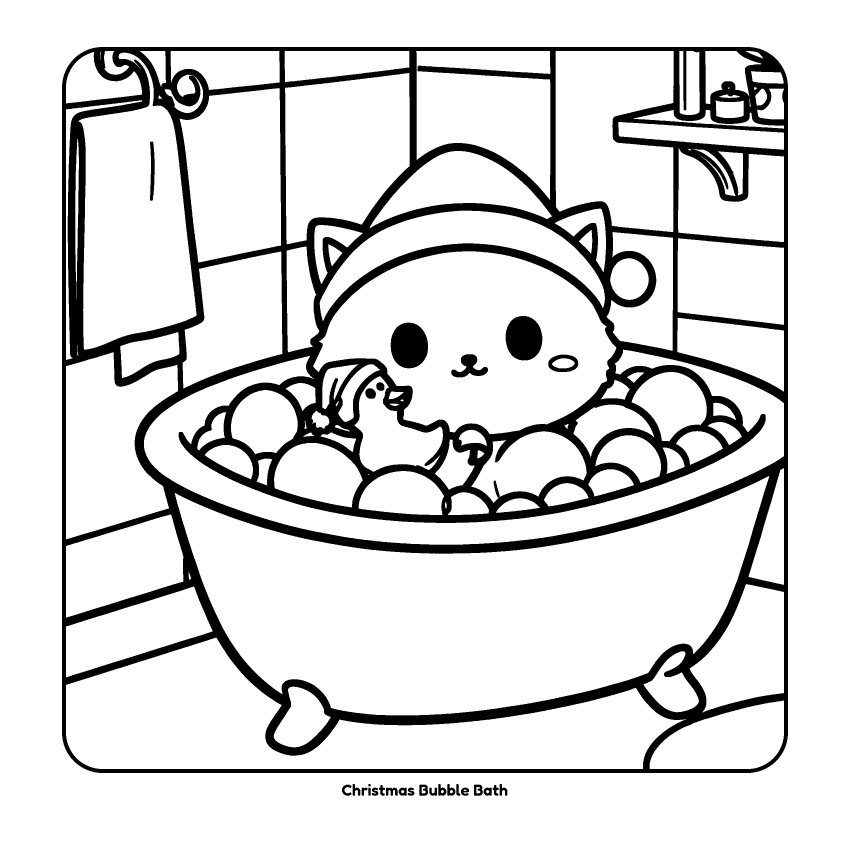
#> input picture workbench/test_page_bubble_bath.png, 2550 x 2550 px (shown at 1/3 size); its folder holds only this picture in this run
$ python -i scene.py   (imports and definitions only)
#> lines starting #> are read from the running program, lines starting #| are printed output that depends on the picture; after the words box and inside, x2 and y2 are one past the last pixel; in counts of white or black regions, pixels touching at a corner belong together
"""The desk: a photo of a desk with a blank sheet on it, one per camera angle.

The colored page is laid onto the photo's blank sheet as *transmission* (page / paper color),
multiplied into the photo, so the photo's own light, shadows and paper texture stay on the page.
Desk pictures live in assets/desks/<angle>.jpg; corners are found automatically (or read from
<angle>.json when detection would be unreliable). Shots are 9:16 crops of a desk picture.
"""
import json
from dataclasses import dataclass
from pathlib import Path

import cv2
import numpy as np

from .ink import PAPER, TOOTH_PAPER, paper_tile

OUT_W, OUT_H = 720, 1280


@dataclass
class Desk:
    name: str
    img: np.ndarray          # float RGB 0..1, HxWx3
    corners: np.ndarray      # blank sheet TL, TR, BR, BL in desk px
    pen_dir: tuple           # unit vector (desk px) the marker barrel points along, from the tip
    px_per_mm: float         # desk px per mm of sheet, near the sheet center
    sheet_mm: tuple = (216.0, 279.0)   # real width, height of the blank sheet
    page_fit: float = 0.94   # the printed page covers this share of the sheet's limiting side


def _order(pts):
    pts = np.asarray(pts, np.float32).reshape(4, 2)
    s, d = pts.sum(1), np.diff(pts, axis=1)[:, 0]
    return np.array([pts[s.argmin()], pts[d.argmin()], pts[s.argmax()], pts[d.argmax()]], np.float32)


def find_sheet(img8):
    """Corners of the biggest bright, low-saturation quadrilateral (the blank sheet)."""
    hsv = cv2.cvtColor(img8, cv2.COLOR_RGB2HSV)
    m = ((hsv[..., 2] > 170) & (hsv[..., 1] < 50)).astype(np.uint8)
    m = cv2.morphologyEx(m, cv2.MORPH_CLOSE, np.ones((15, 15), np.uint8))
    cnts, _ = cv2.findContours(m, cv2.RETR_EXTERNAL, cv2.CHAIN_APPROX_SIMPLE)
    if not cnts:
        return None
    c = max(cnts, key=cv2.contourArea)
    if cv2.contourArea(c) < 0.08 * m.size:
        return None
    hull = cv2.convexHull(c)
    for eps in (0.01, 0.02, 0.03, 0.05):
        q = cv2.approxPolyDP(hull, eps * cv2.arcLength(hull, True), True)
        if len(q) == 4:
            return _order(q)
    return None


def sheet_aspect(corners, img_wh):
    """True width/height of the rectangle seen as `corners` (Zhang & He, principal point at the
    image center), or None when the view is too close to straight-on to tell."""
    tl, tr, br, bl = [np.array([*p, 1.0]) for p in corners]
    k2 = np.dot(np.cross(tl, br), bl) / np.dot(np.cross(tr, br), bl)
    k3 = np.dot(np.cross(tl, br), tr) / np.dot(np.cross(bl, br), tr)
    n2, n3 = k2 * tr - tl, k3 * bl - tl
    u0, v0 = img_wh[0] / 2, img_wh[1] / 2
    f2 = -((n2[0] * n3[0] - (n2[0] * n3[2] + n2[2] * n3[0]) * u0 + n2[2] * n3[2] * u0 ** 2)
           + (n2[1] * n3[1] - (n2[1] * n3[2] + n2[2] * n3[1]) * v0 + n2[2] * n3[2] * v0 ** 2)) / (n2[2] * n3[2])
    if not np.isfinite(f2) or f2 <= 0:
        return None
    Ai = np.linalg.inv(np.array([[np.sqrt(f2), 0, u0], [0, np.sqrt(f2), v0], [0, 0, 1]]))
    M = Ai.T @ Ai
    r = float(np.sqrt((n2 @ M @ n2) / (n3 @ M @ n3)))
    return r if 0.4 < r < 2.5 else None


def load_desk(path):
    path = Path(path)
    img8 = cv2.cvtColor(cv2.imread(str(path)), cv2.COLOR_BGR2RGB)
#> img8 is the input picture: shape (2550, 2550, 3); 85.9% white; 28 black regions, largest, box (x1, y1, x2, y2) and area: (186, 141, 2364, 2319) 874258, (1172, 968, 1284, 1105) 12269, (1517, 948, 1627, 1081) 11760
    meta_p = path.with_suffix(".json")
    meta = json.loads(meta_p.read_text()) if meta_p.exists() else {}
    corners = _order(meta["corners"]) if "corners" in meta else find_sheet(img8)
#> in find_sheet, `hsv = cv2.cvtColor(img8, cv2.COLOR_RGB2HSV)`: hsv: shape (2550, 2550, 3); mean H, S, V 0, 0, 219.1
#> in find_sheet, `m = cv2.morphologyEx(m, cv2.MORPH_CLOSE, np.ones((15, 15), np.uint8))`:
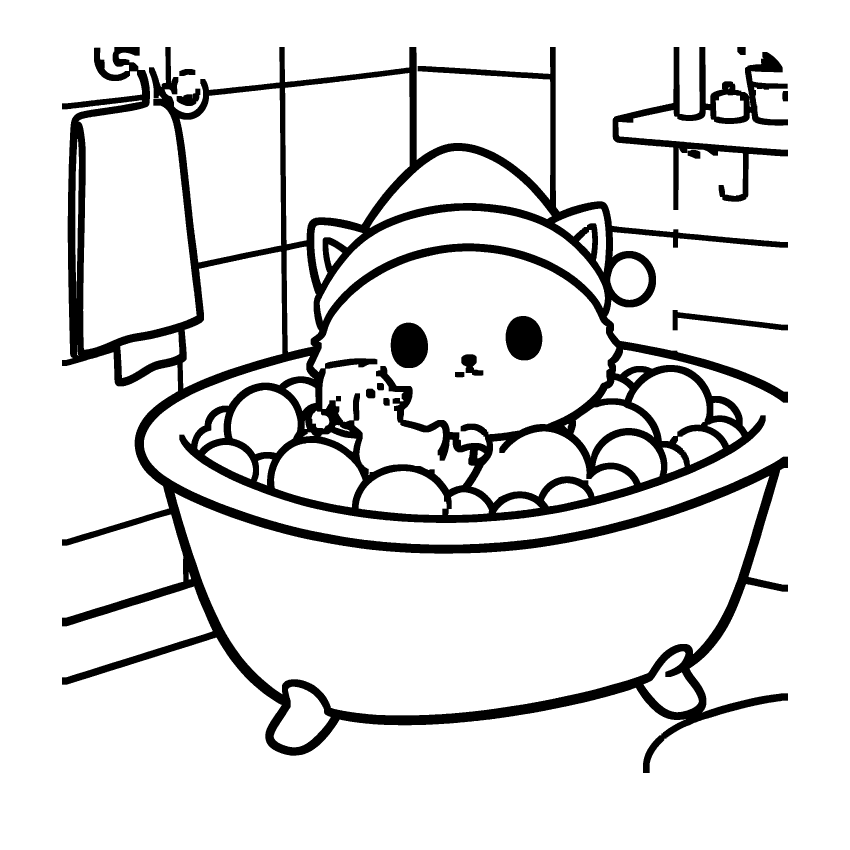
#> m: shape (2550, 2550) (shown at 1/3 size); values 0 (black) and 1 (white), 88.1% white; 16 black regions, largest, box (x1, y1, x2, y2) and area: (186, 141, 2364, 2319) 685703, (1838, 141, 2364, 630) 48687, (1172, 968, 1284, 1104) 12257
#> in find_sheet, `cnts, _ = cv2.findContours(m, cv2.RETR_EXTERNAL, cv2.CHAIN_APPROX_SIMP..`: cnts = [[[0, 0], [0, 2549], [2549, 2549], [2549, 0]]]
#> in find_sheet, `c = max(cnts, key=cv2.contourArea)`: c = [[0, 0], [0, 2549], [2549, 2549], [2549, 0]]
#> in find_sheet, `hull = cv2.convexHull(c)`: hull = [[2549, 0], [2549, 2549], [0, 2549], [0, 0]]
#> the loop in find_sheet, `for eps in (0.01, 0.02, 0.03, 0.05):` made 1 pass
#> (pts in _order, s in _order, d in _order) on pass 1: ([[2549, 0], [2549, 2549], [0, 2549], [0, 0]], [2549, 5098, 2549, 0], [-2549, 0, 2549, 0])
#> corners = [[0, 0], [2549, 0], [2549, 2549], [0, 2549]]
    if corners is None:
        raise ValueError(f"{path.name}: can't find the blank sheet; add {meta_p.name} with \"corners\"")
    pen_dir = np.asarray(meta.get("pen_dir", (0.55, 0.83)), np.float32)
    pen_dir /= np.linalg.norm(pen_dir)
    if "sheet_mm" in meta:
        sheet_mm = tuple(float(v) for v in meta["sheet_mm"])
    else:      # a letter sheet, turned the way the photo shows it
        r = sheet_aspect(corners, img8.shape[1::-1])
#> in sheet_aspect, `tl, tr, br, bl = [np.array([*p, 1.0]) for p in corners]`: tl = [0, 0, 1]; tr = [2549, 0, 1]; br = [2549, 2549, 1]; bl = [0, 2549, 1]
#> in sheet_aspect, `k2 = np.dot(np.cross(tl, br), bl) / np.dot(np.cross(tr, br), bl)`: k2 = 1
#> in sheet_aspect, `n2, n3 = k2 * tr - tl, k3 * bl - tl`: n2 = [2549, 0, 0]; n3 = [0, 2549, 0]
#> in sheet_aspect, `f2 = -((n2[0] * n3[0] - (n2[0] * n3[2] + n2[2] * n3[0]) * u0 + n2[2] *..`: f2 = nan
        sheet_mm = (279.0, 216.0) if r and r > 1 else (216.0, 279.0)
#> sheet_mm = (216, 279)
    top = np.linalg.norm(corners[1] - corners[0])
#> top = 2549
    bottom = np.linalg.norm(corners[2] - corners[3])
#> bottom = 2549
    return Desk(path.stem, img8.astype(np.float32) / 255.0, corners, tuple(pen_dir),
                (top + bottom) / 2 / sheet_mm[0], sheet_mm, float(meta.get("page_fit", 0.94)))


# [16 lines left out: functions page_to_desk, page_quad, not called in this run]


@dataclass
class View:
    """One camera framing: a 9:16 window on a desk picture, scaled to the output size."""
    desk: Desk
    cx: float
    cy: float
    width: float             # in desk px

    # [14 lines left out: functions S, clamp, not called in this run]


_TILE = None


# [17 lines left out: function _sheet_grain, not called in this run]


class Renderer:
    """Renders frames of one view: desk crop x page transmission (ink + lines)."""

    # [28 lines left out: function __init__, not called in this run]

    def to_out(self, x, y):
        p = cv2.perspectiveTransform(np.float32([[[x, y]]]), self.H_po)[0, 0]
        return float(p[0]), float(p[1])

    # [89 lines left out: functions warp_mask, scale_at, _patch, frame, make_placeholder_desk, not called in this run]

>>> result = load_desk('../../workbench/test_page_bubble_bath.png')
